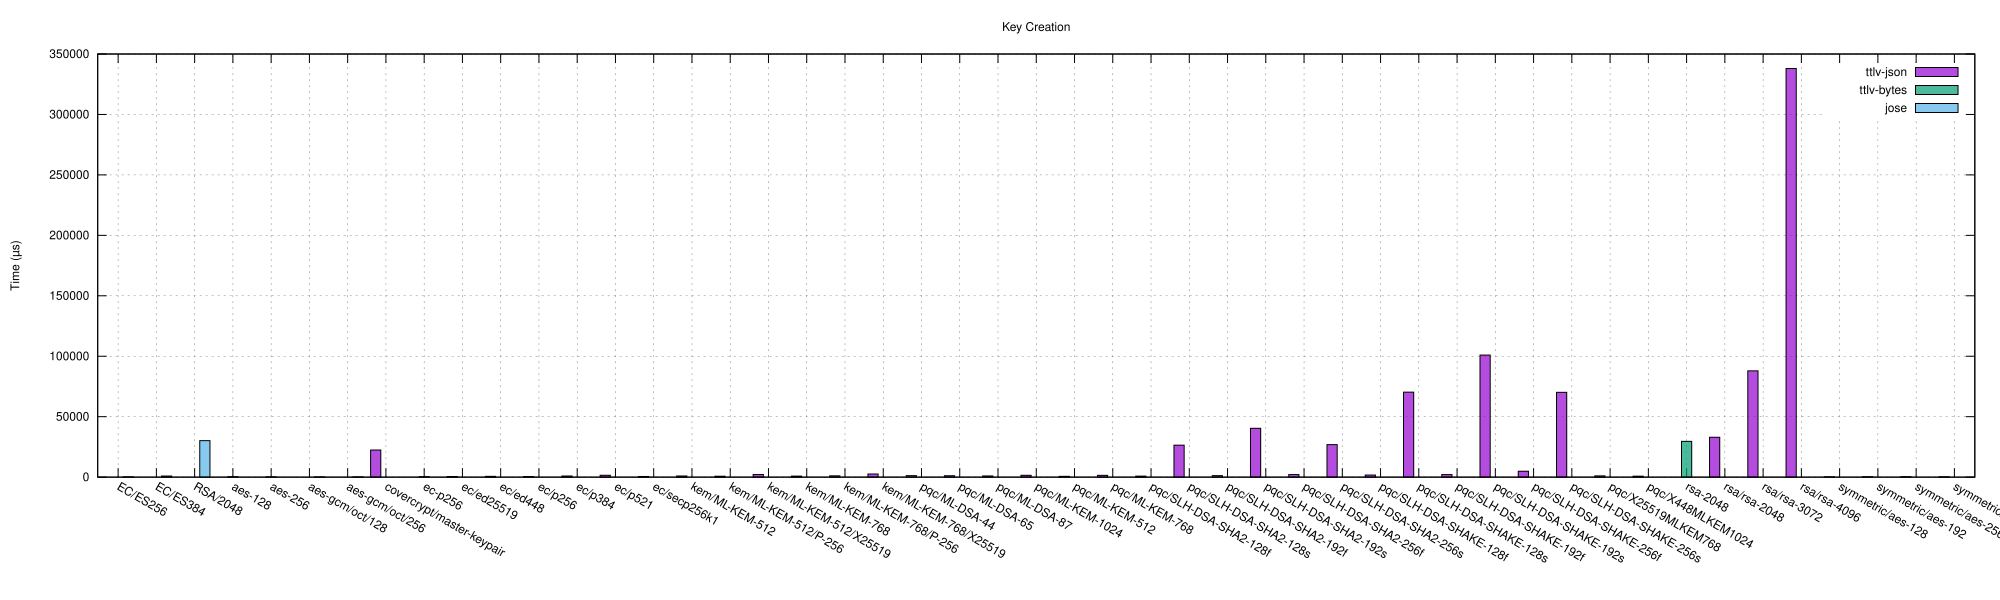

Write the gnuplot code that produced this figure.
set terminal svg size 2000,600 enhanced font 'Helvetica,12'
set output 'key_creation.svg'
set title 'Key Creation'
set grid
set ylabel 'Time (µs)'
set style data boxes
set style fill solid 0.7 border -1
set boxwidth 0.267
set grid ytics
set key top right
set xtics rotate by -30
set xtics ("EC/ES256" 0, "EC/ES384" 1, "RSA/2048" 2, "aes-128" 3, "aes-256" 4, "aes-gcm/oct/128" 5, "aes-gcm/oct/256" 6, "covercrypt/master-keypair" 7, "ec-p256" 8, "ec/ed25519" 9, "ec/ed448" 10, "ec/p256" 11, "ec/p384" 12, "ec/p521" 13, "ec/secp256k1" 14, "kem/ML-KEM-512" 15, "kem/ML-KEM-512/P-256" 16, "kem/ML-KEM-512/X25519" 17, "kem/ML-KEM-768" 18, "kem/ML-KEM-768/P-256" 19, "kem/ML-KEM-768/X25519" 20, "pqc/ML-DSA-44" 21, "pqc/ML-DSA-65" 22, "pqc/ML-DSA-87" 23, "pqc/ML-KEM-1024" 24, "pqc/ML-KEM-512" 25, "pqc/ML-KEM-768" 26, "pqc/SLH-DSA-SHA2-128f" 27, "pqc/SLH-DSA-SHA2-128s" 28, "pqc/SLH-DSA-SHA2-192f" 29, "pqc/SLH-DSA-SHA2-192s" 30, "pqc/SLH-DSA-SHA2-256f" 31, "pqc/SLH-DSA-SHA2-256s" 32, "pqc/SLH-DSA-SHAKE-128f" 33, "pqc/SLH-DSA-SHAKE-128s" 34, "pqc/SLH-DSA-SHAKE-192f" 35, "pqc/SLH-DSA-SHAKE-192s" 36, "pqc/SLH-DSA-SHAKE-256f" 37, "pqc/SLH-DSA-SHAKE-256s" 38, "pqc/X25519MLKEM768" 39, "pqc/X448MLKEM1024" 40, "rsa-2048" 41, "rsa/rsa-2048" 42, "rsa/rsa-3072" 43, "rsa/rsa-4096" 44, "symmetric/aes-128" 45, "symmetric/aes-192" 46, "symmetric/aes-256" 47, "symmetric/chacha20-256" 48)
plot 'key_creation.dat' using ($1+-0.267):2 with boxes lw 1 title 'ttlv-json', \
     'key_creation.dat' using ($1+0.000):3 with boxes lw 1 title 'ttlv-bytes', \
     'key_creation.dat' using ($1+0.267):4 with boxes lw 1 title 'jose'
